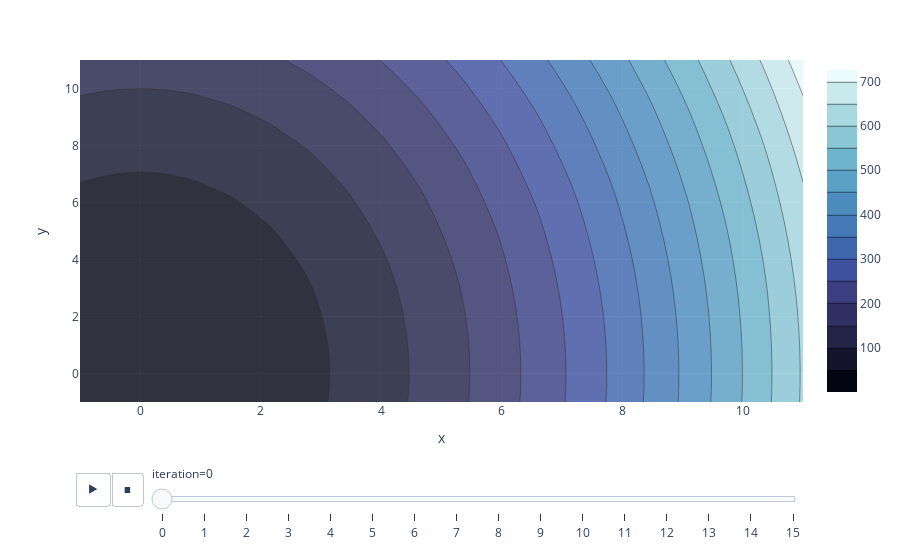

The notebook cell saved with this chart:
### Code cell
fig = px.line(descent_history, x='x', y='y', animation_frame='iteration')
fig = fig.add_traces(contour, )
fig = fig.update(frames=go.Frames(frames))
fig

### Figure 1 — Plotly figure (JSON) as saved in the notebook; plotly's stock layout.template omitted (floating-point values rounded to 4 significant figures; data arrays with more than 128 entries replaced by an {"elided": "..."} marker saying what was removed)
{"data": [{"hovertemplate": "iteration=0<br>x=%{x}<br>y=%{y}<extra></extra>", "legendgroup": "", "line": {"color": "#636efa", "dash": "solid"}, "marker": {"symbol": "circle"}, "mode": "lines", "name": "", "orientation": "v", "showlegend": false, "type": "scatter", "x": [10], "xaxis": "x", "y": [10], "yaxis": "y"}, {"colorscale": [[0, "rgb(3, 5, 18)"], [0.09091, "rgb(25, 25, 51)"], [0.1818, "rgb(44, 42, 87)"], [0.2727, "rgb(58, 60, 125)"], [0.3636, "rgb(62, 83, 160)"], [0.4545, "rgb(62, 109, 178)"], [0.5455, "rgb(72, 134, 187)"], [0.6364, "rgb(89, 159, 196)"], [0.7273, "rgb(114, 184, 205)"], [0.8182, "rgb(149, 207, 216)"], [0.9091, "rgb(192, 229, 232)"], [1, "rgb(234, 252, 253)"]], "name": "f(x, y)", "opacity": 0.8, "type": "contour", "x": [-1, -0.3684, 0.2632, 0.8947, 1.526, 2.158, 2.789, 3.421, 4.053, 4.684, 5.316, 5.947, 6.579, 7.211, 7.842, 8.474, 9.105, 9.737, 10.37, 11], "y": [-1, -0.3684, 0.2632, 0.8947, 1.526, 2.158, 2.789, 3.421, 4.053, 4.684, 5.316, 5.947, 6.579, 7.211, 7.842, 8.474, 9.105, 9.737, 10.37, 11], "z": {"elided": "20x20 float values"}}], "layout": {"legend": {"tracegroupgap": 0}, "margin": {"t": 60}, "sliders": [{"active": 0, "currentvalue": {"prefix": "iteration="}, "len": 0.9, "pad": {"b": 10, "t": 60}, "steps": [{"args": [["0"], {"frame": {"duration": 0, "redraw": false}, "fromcurrent": true, "mode": "immediate", "transition": {"duration": 0, "easing": "linear"}}], "label": "0", "method": "animate"}, {"args": [["1"], {"frame": {"duration": 0, "redraw": false}, "fromcurrent": true, "mode": "immediate", "transition": {"duration": 0, "easing": "linear"}}], "label": "1", "method": "animate"}, {"args": [["2"], {"frame": {"duration": 0, "redraw": false}, "fromcurrent": true, "mode": "immediate", "transition": {"duration": 0, "easing": "linear"}}], "label": "2", "method": "animate"}, {"args": [["3"], {"frame": {"duration": 0, "redraw": false}, "fromcurrent": true, "mode": "immediate", "transition": {"duration": 0, "easing": "linear"}}], "label": "3", "method": "animate"}, {"args": [["4"], {"frame": {"duration": 0, "redraw": false}, "fromcurrent": true, "mode": "immediate", "transition": {"duration": 0, "easing": "linear"}}], "label": "4", "method": "animate"}, {"args": [["5"], {"frame": {"duration": 0, "redraw": false}, "fromcurrent": true, "mode": "immediate", "transition": {"duration": 0, "easing": "linear"}}], "label": "5", "method": "animate"}, {"args": [["6"], {"frame": {"duration": 0, "redraw": false}, "fromcurrent": true, "mode": "immediate", "transition": {"duration": 0, "easing": "linear"}}], "label": "6", "method": "animate"}, {"args": [["7"], {"frame": {"duration": 0, "redraw": false}, "fromcurrent": true, "mode": "immediate", "transition": {"duration": 0, "easing": "linear"}}], "label": "7", "method": "animate"}, {"args": [["8"], {"frame": {"duration": 0, "redraw": false}, "fromcurrent": true, "mode": "immediate", "transition": {"duration": 0, "easing": "linear"}}], "label": "8", "method": "animate"}, {"args": [["9"], {"frame": {"duration": 0, "redraw": false}, "fromcurrent": true, "mode": "immediate", "transition": {"duration": 0, "easing": "linear"}}], "label": "9", "method": "animate"}, {"args": [["10"], {"frame": {"duration": 0, "redraw": false}, "fromcurrent": true, "mode": "immediate", "transition": {"duration": 0, "easing": "linear"}}], "label": "10", "method": "animate"}, {"args": [["11"], {"frame": {"duration": 0, "redraw": false}, "fromcurrent": true, "mode": "immediate", "transition": {"duration": 0, "easing": "linear"}}], "label": "11", "method": "animate"}, {"args": [["12"], {"frame": {"duration": 0, "redraw": false}, "fromcurrent": true, "mode": "immediate", "transition": {"duration": 0, "easing": "linear"}}], "label": "12", "method": "animate"}, {"args": [["13"], {"frame": {"duration": 0, "redraw": false}, "fromcurrent": true, "mode": "immediate", "transition": {"duration": 0, "easing": "linear"}}], "label": "13", "method": "animate"}, {"args": [["14"], {"frame": {"duration": 0, "redraw": false}, "fromcurrent": true, "mode": "immediate", "transition": {"duration": 0, "easing": "linear"}}], "label": "14", "method": "animate"}, {"args": [["15"], {"frame": {"duration": 0, "redraw": false}, "fromcurrent": true, "mode": "immediate", "transition": {"duration": 0, "easing": "linear"}}], "label": "15", "method": "animate"}], "x": 0.1, "xanchor": "left", "y": 0, "yanchor": "top"}], "updatemenus": [{"buttons": [{"args": [null, {"frame": {"duration": 500, "redraw": false}, "fromcurrent": true, "mode": "immediate", "transition": {"duration": 500, "easing": "linear"}}], "label": "&#9654;", "method": "animate"}, {"args": [[null], {"frame": {"duration": 0, "redraw": false}, "fromcurrent": true, "mode": "immediate", "transition": {"duration": 0, "easing": "linear"}}], "label": "&#9724;", "method": "animate"}], "direction": "left", "pad": {"r": 10, "t": 70}, "showactive": false, "type": "buttons", "x": 0.1, "xanchor": "right", "y": 0, "yanchor": "top"}], "xaxis": {"anchor": "y", "domain": [0, 1], "title": {"text": "x"}}, "yaxis": {"anchor": "x", "domain": [0, 1], "title": {"text": "y"}}}}
